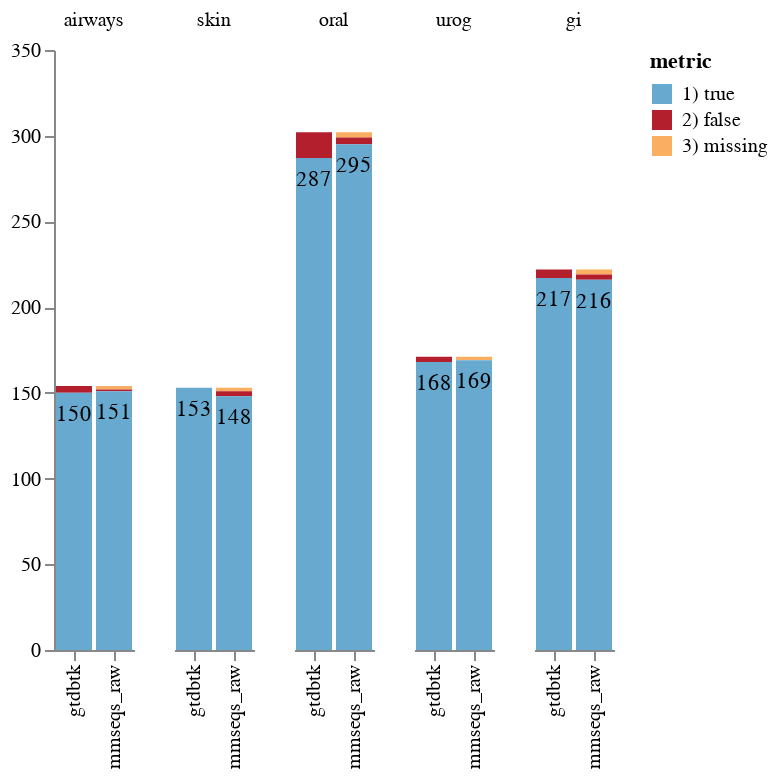

The notebook cell saved with this chart:
### Code cell
charts[0]

### Figure 1 — Vega-Lite specification as saved in the notebook (floating-point values rounded to 4 significant figures)
{"config": {"view": {"continuousWidth": 300, "continuousHeight": 300, "strokeOpacity": 0}}, "data": {"name": "data-7154459d7fcb32d4b3eb93cbc0be643c"}, "facet": {"column": {"field": "dataset", "sort": ["d", "p", "c", "o", "f", "g", "s"], "title": null, "type": "nominal"}}, "spec": {"layer": [{"mark": {"type": "bar"}, "encoding": {"color": {"field": "metric", "scale": {"range": ["#67a9cf", "#b31f2c", "#faae61"]}, "type": "nominal"}, "order": {"field": "metric", "sort": "ascending", "type": "nominal"}, "x": {"field": "model", "sort": ["gtdbtk", "taxvamb"], "title": null, "type": "nominal"}, "y": {"aggregate": "sum", "axis": {"grid": false, "title": null}, "field": "value", "type": "quantitative"}}}, {"mark": {"type": "text", "baseline": "top", "dx": 0, "dy": 5}, "encoding": {"order": {"field": "metric", "sort": "ascending", "type": "nominal"}, "text": {"field": "text", "type": "nominal"}, "x": {"field": "model", "sort": ["mmseqs"], "type": "nominal"}, "y": {"aggregate": "sum", "field": "value", "stack": "zero", "type": "quantitative"}}}]}, "$schema": "https://vega.github.io/schema/vega-lite/v5.20.1.json", "datasets": {"data-7154459d7fcb32d4b3eb93cbc0be643c": [{"taxonomy": "s", "metric": "3) missing", "value": 2, "dataset": "airways", "model": "mmseqs_raw", "text": ""}, {"taxonomy": "s", "metric": "2) false", "value": 1, "dataset": "airways", "model": "mmseqs_raw", "text": ""}, {"taxonomy": "s", "metric": "1) true", "value": 151, "dataset": "airways", "model": "mmseqs_raw", "text": 151.0}, {"taxonomy": "s", "metric": "3) missing", "value": 2, "dataset": "skin", "model": "mmseqs_raw", "text": ""}, {"taxonomy": "s", "metric": "2) false", "value": 3, "dataset": "skin", "model": "mmseqs_raw", "text": ""}, {"taxonomy": "s", "metric": "1) true", "value": 148, "dataset": "skin", "model": "mmseqs_raw", "text": 148.0}, {"taxonomy": "s", "metric": "3) missing", "value": 3, "dataset": "oral", "model": "mmseqs_raw", "text": ""}, {"taxonomy": "s", "metric": "2) false", "value": 4, "dataset": "oral", "model": "mmseqs_raw", "text": ""}, {"taxonomy": "s", "metric": "1) true", "value": 295, "dataset": "oral", "model": "mmseqs_raw", "text": 295.0}, {"taxonomy": "s", "metric": "3) missing", "value": 2, "dataset": "urog", "model": "mmseqs_raw", "text": ""}, {"taxonomy": "s", "metric": "2) false", "value": 0, "dataset": "urog", "model": "mmseqs_raw", "text": ""}, {"taxonomy": "s", "metric": "1) true", "value": 169, "dataset": "urog", "model": "mmseqs_raw", "text": 169.0}, {"taxonomy": "s", "metric": "3) missing", "value": 3, "dataset": "gi", "model": "mmseqs_raw", "text": ""}, {"taxonomy": "s", "metric": "2) false", "value": 3, "dataset": "gi", "model": "mmseqs_raw", "text": ""}, {"taxonomy": "s", "metric": "1) true", "value": 216, "dataset": "gi", "model": "mmseqs_raw", "text": 216.0}, {"taxonomy": "s", "metric": "3) missing", "value": 0, "dataset": "airways", "model": "gtdbtk", "text": ""}, {"taxonomy": "s", "metric": "2) false", "value": 4, "dataset": "airways", "model": "gtdbtk", "text": ""}, {"taxonomy": "s", "metric": "1) true", "value": 150, "dataset": "airways", "model": "gtdbtk", "text": 150.0}, {"taxonomy": "s", "metric": "3) missing", "value": 0, "dataset": "skin", "model": "gtdbtk", "text": ""}, {"taxonomy": "s", "metric": "2) false", "value": 0, "dataset": "skin", "model": "gtdbtk", "text": ""}, {"taxonomy": "s", "metric": "1) true", "value": 153, "dataset": "skin", "model": "gtdbtk", "text": 153.0}, {"taxonomy": "s", "metric": "3) missing", "value": 0, "dataset": "oral", "model": "gtdbtk", "text": ""}, {"taxonomy": "s", "metric": "2) false", "value": 15, "dataset": "oral", "model": "gtdbtk", "text": ""}, {"taxonomy": "s", "metric": "1) true", "value": 287, "dataset": "oral", "model": "gtdbtk", "text": 287.0}, {"taxonomy": "s", "metric": "3) missing", "value": 0, "dataset": "urog", "model": "gtdbtk", "text": ""}, {"taxonomy": "s", "metric": "2) false", "value": 3, "dataset": "urog", "model": "gtdbtk", "text": ""}, {"taxonomy": "s", "metric": "1) true", "value": 168, "dataset": "urog", "model": "gtdbtk", "text": 168.0}, {"taxonomy": "s", "metric": "3) missing", "value": 0, "dataset": "gi", "model": "gtdbtk", "text": ""}, {"taxonomy": "s", "metric": "2) false", "value": 5, "dataset": "gi", "model": "gtdbtk", "text": ""}, {"taxonomy": "s", "metric": "1) true", "value": 217, "dataset": "gi", "model": "gtdbtk", "text": 217.0}]}}
